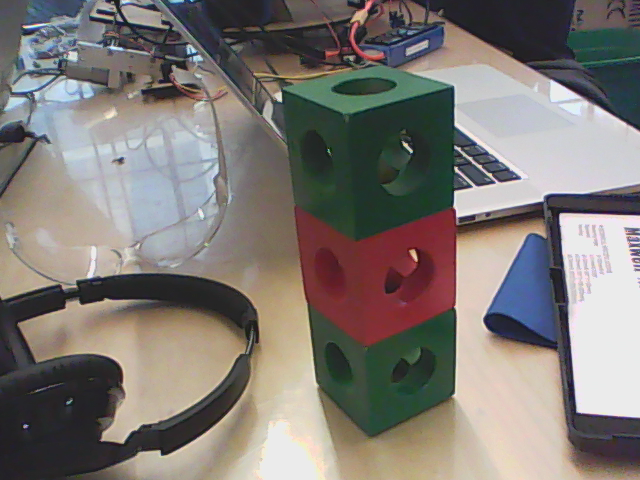
//> input picture vision/3cubes.png, 640 x 480 px
$ ./materialtest 3cubes.png   (built with g++ and OpenCV 4)
//> lines starting //> are read from the running program, lines starting //| are printed output that depends on the picture
////////////////////////////////////////////////////////////////////////////////////////////////////////////////////////////////
#include <iostream>
#include "opencv2/highgui/highgui.hpp"
#include "opencv2/imgproc/imgproc.hpp"

using namespace cv;
using namespace std;

// [109 lines left out: functions filterGreenPx, filterGreen, filterRedPx, filterRed, filterBluePx, filterBlue and 8 more, not called in this run]

void makePlatformPx(Vec3b& color, double& rb, double& rg, double& hrg) { //bgr
  if(color[2] > color[0]*rb && color[2] > color[1]*rg && color[2] < color[1]*hrg){
    color[2] = 255;
    color[1] = 255;
    color[0] = 0;
  } else {
    color[2] = 0;
    color[1] = 0;
    color[0] = 0;
  }
}

void makePlatform(Mat& img, double& rb, double& rg, double& hrg) {
   for(int y = 0; y < img.rows; y++)
      for(int x = 0; x < img.cols; x++)
        makePlatformPx(img.at<Vec3b>(Point(x, y)), rb, rg, hrg);
}

int main(int, char** argv) {
  Mat img = imread(argv[1], 1);
//> img is the input picture: 480 rows x 640 cols, CV_8UC3; mean B, G, R 116.8, 121.2, 127

  int gb=0;
  int gr=0;

  int rb=0;
  int rg=0;

  int bg=0;
  int br=0;

  int des=9;
  int hrg=0;

  //create a window called "Control"
  namedWindow("Control", CV_WINDOW_NORMAL);

  //Create trackbars in "Control" window

  /*
  //green
  createTrackbar("G/B minimum*100", "Control", &gb, 300);
  createTrackbar("G/R minimum*100", "Control", &gr, 300);
  */


  //red
  createTrackbar("R/B minimum*100", "Control", &rb, 300);
//> slider 'R/B minimum*100' is set to 60
  createTrackbar("R/Gminimum*100", "Control", &rg, 300);
//> slider 'R/Gminimum*100' is set to 60
  createTrackbar("R/Gmax*100", "Control", &hrg, 300);
//> slider 'R/Gmax*100' is set to 300

  /*
  //blue
  createTrackbar("B/G minimum*100", "Control", &bg, 300);
  createTrackbar("B/R minimum*100", "Control", &br, 300);
  */

  //createTrackbar("Dilate/Erode Size", "Control", &des, 50);

  while (true) {
    Mat imgThresholded;
    img.copyTo(imgThresholded);

    /*
    //green
    double dgb = ((double)gb)/100, dgr = ((double)gr)/100;
    makeGreen(imgThresholded, dgb, dgr);
    cout << "gb: " << dgb << " \t gr: " << dgr << endl;
    */


    //red
    double drb = ((double)rb)/100, drg = ((double)rg)/100, dhrg = ((double)hrg)/100;
    makePlatform(imgThresholded, drb, drg, dhrg);
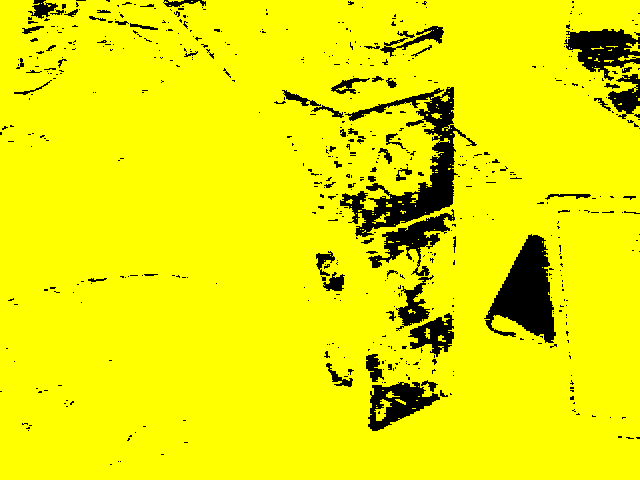
//> imgThresholded: 480 rows x 640 cols, CV_8UC3; mean B, G, R 0, 234.6, 234.6
    cout << "rb: " << drb << " \t rg: " << drg << " \t hrg: " << dhrg << endl;


    /*
    //blue
    double dbg = ((double)bg)/100, dbr = ((double)br)/100;
    filterBlue(imgThresholded, dbg, dbr);
    cout << "bg: " << dbg << " \t br: " << dbr << endl;
    */

    /*
    //stack
    double drb = ((double)rb)/100, drg = ((double)rg)/100;
    double dgb = ((double)gb)/100, dgr = ((double)gr)/100;
    makeStack(imgThresholded, drb, drg);
    cout << "rb: " << drb << " \t rg: " << drg << "\t gb: " << dgb << " \t gr: " << dgr << endl;
    */

    erode(imgThresholded, imgThresholded, getStructuringElement(MORPH_ELLIPSE, Size(9, 9)));
    dilate( imgThresholded, imgThresholded, getStructuringElement(MORPH_ELLIPSE, Size(9, 9)));

    //morphological closing (removes small holes from the foreground)
    dilate(imgThresholded, imgThresholded, getStructuringElement(MORPH_ELLIPSE, Size(des, des)));
    erode(imgThresholded, imgThresholded, getStructuringElement(MORPH_ELLIPSE, Size(des, des)));
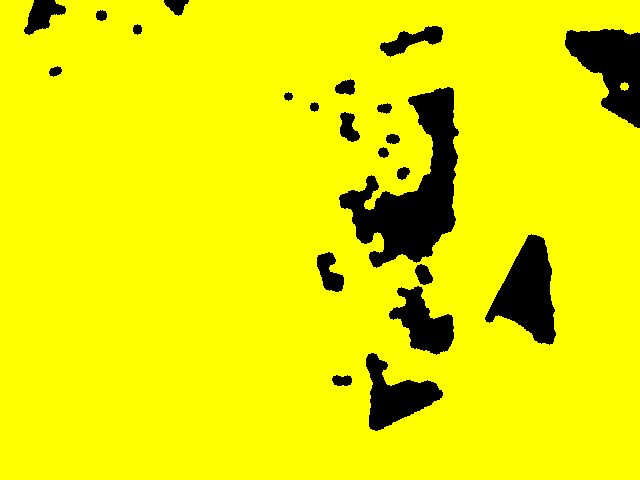
//> imgThresholded: 480 rows x 640 cols, CV_8UC3; mean B, G, R 0, 232.2, 232.2


    // [32 lines of commented-out code are left out]

    imshow("Filtered", imgThresholded); //show the original image
    imshow("Original", img); //show the original image

    //wait for 'esc' key press for 30ms. If 'esc' key is pressed, break loop
    if (waitKey(30) == 27) {
//> the Esc key is pressed
      cout << "esc key is pressed by user" << endl;
      break;
    }
  }

  return 0;
}

$ run again, on vision/cubeA1.png
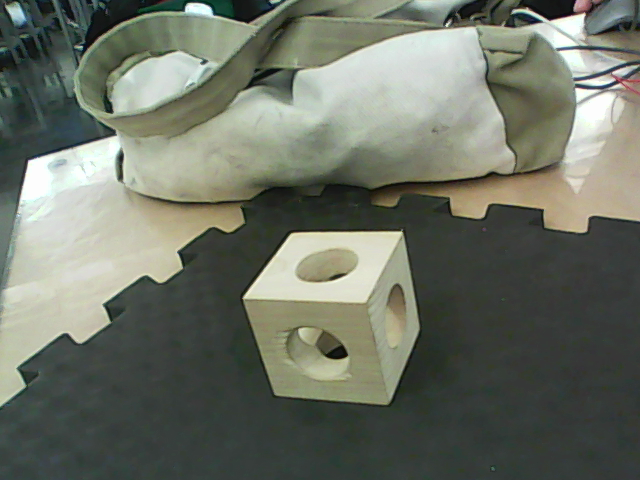
//> input picture vision/cubeA1.png, 640 x 480 px
//> img is the input picture: 480 rows x 640 cols, CV_8UC3; mean B, G, R 101.3, 113.7, 108.4
//> `makePlatform(imgThresholded, drb, drg, dhrg);`:
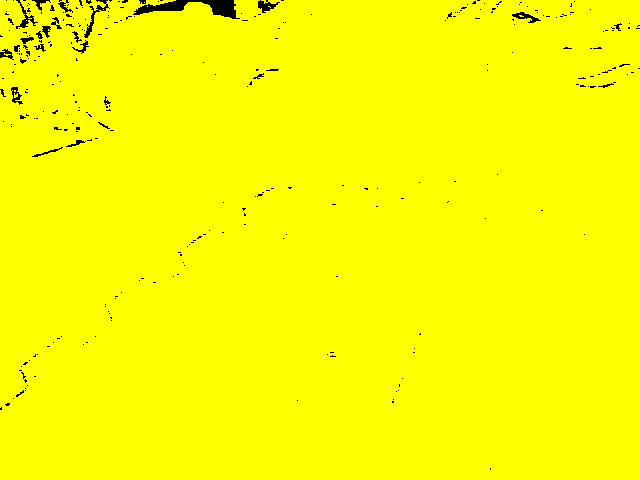
//> imgThresholded: 480 rows x 640 cols, CV_8UC3; mean B, G, R 0, 252.2, 252.2
//> `erode(imgThresholded, imgThresholded, getStructuringElement(MORPH_ELLI..`:
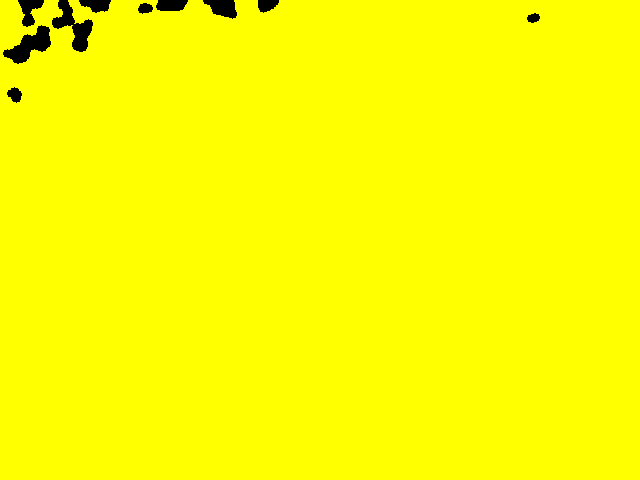
//> imgThresholded: 480 rows x 640 cols, CV_8UC3; mean B, G, R 0, 251.9, 251.9

$ run again, on vision/cubeA2.png
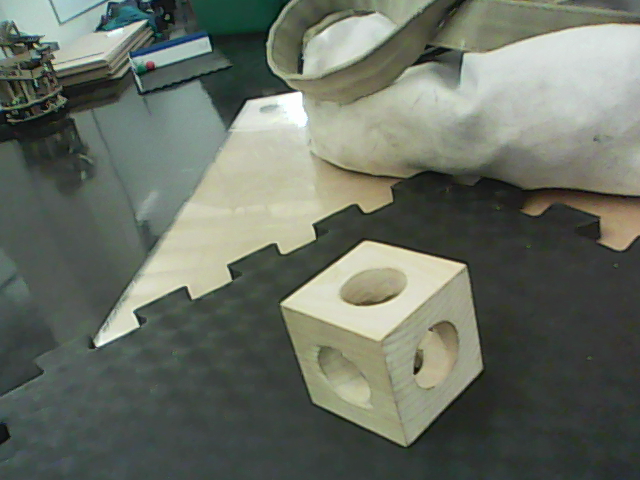
//> input picture vision/cubeA2.png, 640 x 480 px
//> img is the input picture: 480 rows x 640 cols, CV_8UC3; mean B, G, R 99.8, 111, 104.4
//> `makePlatform(imgThresholded, drb, drg, dhrg);`:
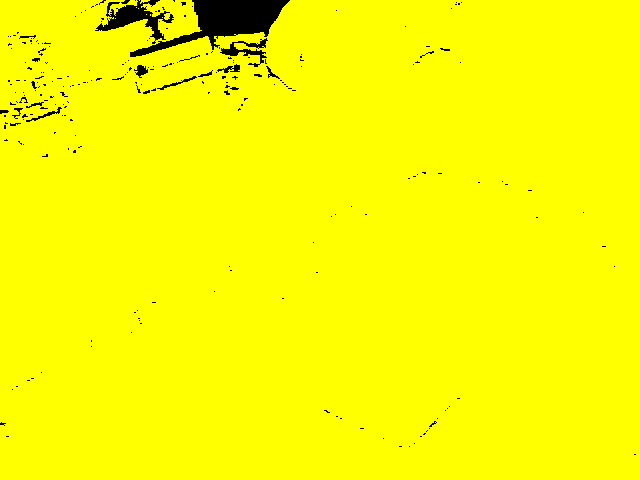
//> imgThresholded: 480 rows x 640 cols, CV_8UC3; mean B, G, R 0, 249.6, 249.6
//> `erode(imgThresholded, imgThresholded, getStructuringElement(MORPH_ELLI..`:
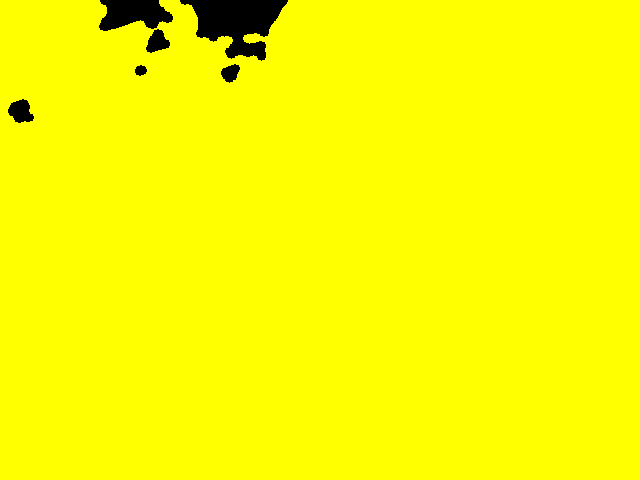
//> imgThresholded: 480 rows x 640 cols, CV_8UC3; mean B, G, R 0, 249.7, 249.7
